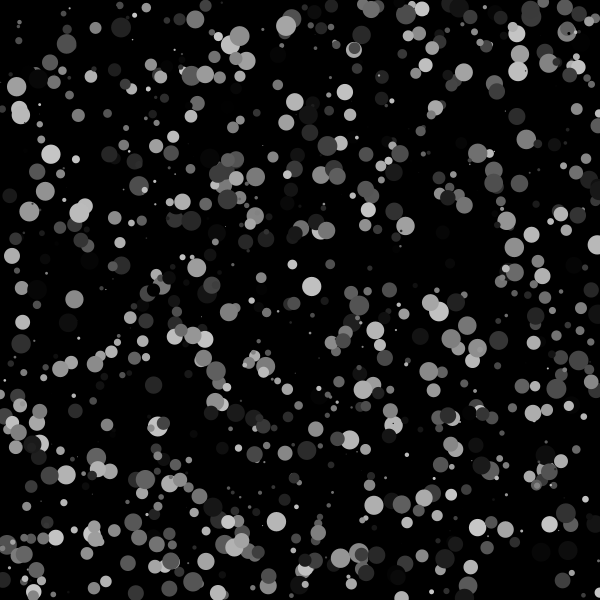
Frame 1 (no input)
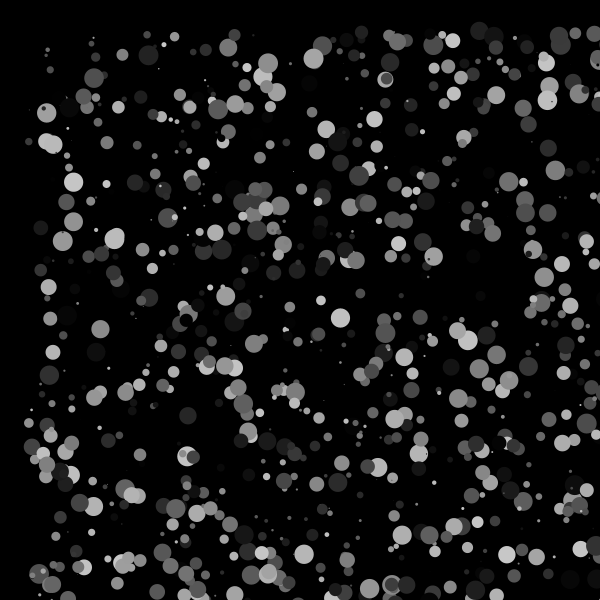
Frame 60 (the mouse pressed at the canvas centre just before this capture)
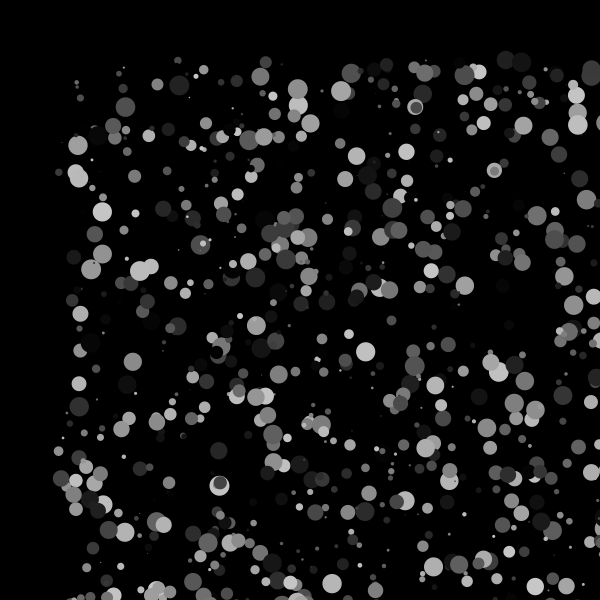
Frame 120 (the mouse held since frame 60 and released just before this capture)

The Processing sketch that drew these frames (run headless with seeded random() and noise(); from frame 60 on, the mouse is pressed at the canvas centre):

// Processing sketch: Chemotaxis
// ── Chemotaxis.pde
Bacteria[] myBacteria;
void setup() {
  size(600, 600);
  smooth();
  background(0);
  noStroke();
  frameRate(30);
  myBacteria = new Bacteria[1000];
  for (int i = 0; i < myBacteria.length; i++) {
    float x = (float)(600*Math.random());
    float y = (float)(600*Math.random());   
    float bColor = (float)(200*Math.random()); 
    myBacteria[i] = new Bacteria(x, y, bColor);
  }
}   
void draw() {    
  frameRate(30);
  background(0);
  noStroke();
  for (int i = 0; i < 1000; i++) {
    myBacteria[i].show();
    myBacteria[i].move();
    
  }
}  
class Bacteria {
  float x_pos;
  float y_pos;
  float bacteriaColor;
  float size;


  public Bacteria(float x, float y, float bColor) {
    x_pos = x;
    y_pos = y;
    bacteriaColor = bColor;
    size = (float)(20*Math.random()); 
  }
  void move() {

    x_pos = x_pos +(float)(Math.random());
    y_pos = y_pos +(float)(Math.random());
 
  }

  void show() {
    pushMatrix();
    translate(x_pos, y_pos);
    fill(bacteriaColor);
    ellipse(0, 0, size,size);
    popMatrix();
  }
}
